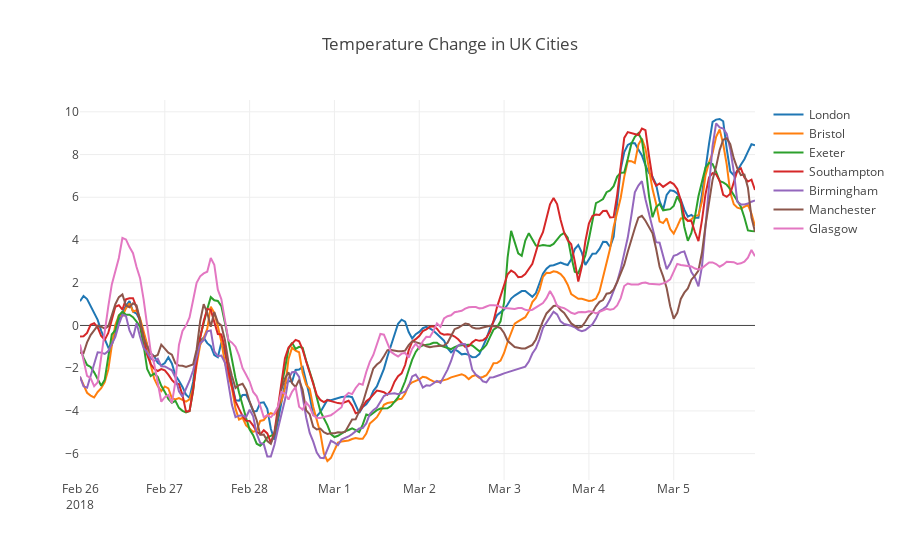

Notebook source saved alongside this figure:
### Code cell
#temperature interactive plot
plotly.offline.iplot({
"data": [{
    "x": temp.index,
    "y": temp[col],
    'name': col,
}  for col in temp.columns],
"layout": {
    "title": "Temperature Change in UK Cities"
}
})

### Figure 1 — Plotly figure (JSON) as saved in the notebook; plotly's stock layout.template omitted (floating-point values rounded to 4 significant figures; data arrays with more than 128 entries replaced by an {"elided": "..."} marker saying what was removed)
{"data": [{"name": "London", "x": {"elided": "192 str values"}, "y": {"elided": "192 float values"}}, {"name": "Bristol", "x": {"elided": "192 str values"}, "y": {"elided": "192 float values"}}, {"name": "Exeter", "x": {"elided": "192 str values"}, "y": {"elided": "192 float values"}}, {"name": "Southampton", "x": {"elided": "192 str values"}, "y": {"elided": "192 float values"}}, {"name": "Birmingham", "x": {"elided": "192 str values"}, "y": {"elided": "192 float values"}}, {"name": "Manchester", "x": {"elided": "192 str values"}, "y": {"elided": "192 float values"}}, {"name": "Glasgow", "x": {"elided": "192 str values"}, "y": {"elided": "192 float values"}}], "layout": {"title": "Temperature Change in UK Cities"}}
